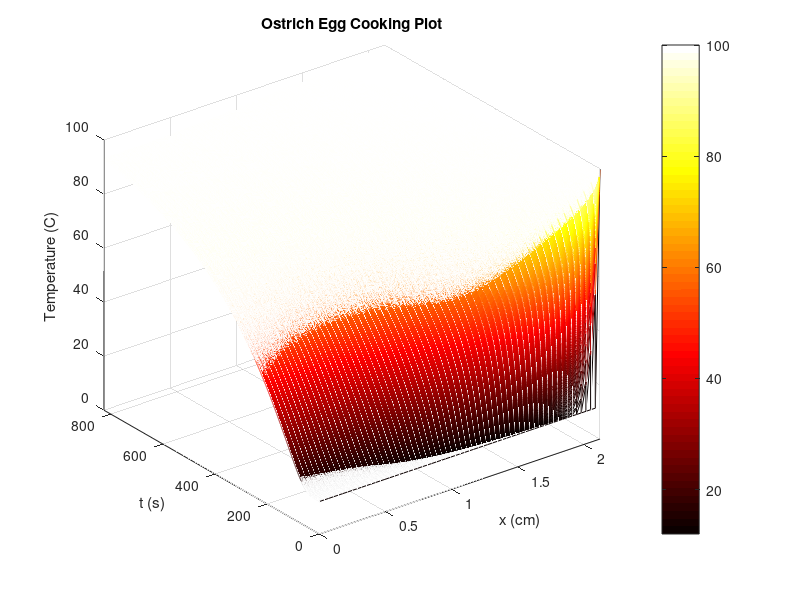

This chart was generated by the following MATLAB code: (Note: this script raises an error after producing the figure.)
%%ME303 Project 2 Part 1 - Jacob Chartrand, Evan Bernat, Jared Elliott,
%%Chris Gosk
clear all
close all
clc

%Assumptions
k = 0.006; %Thermal conductivity of water
volume = 40.068; %Volume of desired egg, cm^3
R = nthroot(volume/((4/3)*pi),3); %Calculate equivilent radius 
                                  %based on volume
temp_w = 100; %Water temperature
temp_egg_init = 12; %Inital egg temperature

%Initilization
T = 1000; %t in (0,T)
N = 60; %Space resolution
M = 10000; %Time resolution
dx = R/N; dt = T/M; %Grid spacing
alpha = k*dt/dx^2;
stability_factor = 1 - 2*alpha %Calculate if method is stable
                               %Must be >0, used for troubleshooting code

%Node position
for i = 1:N+1
x(i) = (i-1)*dx;
end

%IC
for i = 1:N+1
T0(i) = temp_egg_init; %Entire egg begins at inital temp, even distribution
end

%Explicit time advancement
for j = 1:M %Time
for i = 2:N %Space
T1(i) = T0(i) + alpha*(T0(i+1)-2*T0(i)+T0(i-1));
end

%BC
T1(1) = T1(2); %Neumann, set center of egg as free boundry
T1(N+1) = 100; %Dirichlet, set interface of egg-water at 100

T0 = T1;
Temp(j,:) = T1;
end

%% Finish Time Calculation
finish_temp = find(Temp(:,1)>80); %Vector containing indices where
                                  %midpoint is above 80C
                                         
finish_time = ((finish_temp(1)/M)*T)+10 %Calculates done time

%% Plotting
[X,Y] = meshgrid(0:dx:R,dt:dt:T);
mesh(X,Y,Temp); colormap('hot');
xlim([0 R])
ylim([0 (finish_time+300)])
zlim([0 100])
title('Ostrich Egg Cooking Plot')
xlabel('x (cm)')
ylabel('t (s)')
zlabel('Temperature (C)')
colorbar

%Plot plane, indicating time egg is considered 'done'
done_plane = patch([0,0,R,R],[finish_time,finish_time,finish_time...
                    ,finish_time],[100,0,0,100],'k',"FaceAlpha",'0.5');
view(3);
legend([done_plane],'Done Time' )


